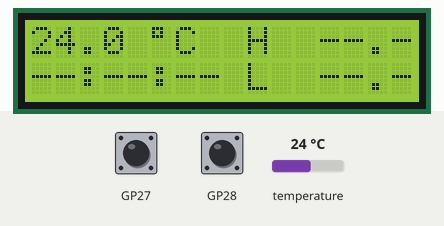
This program was run on a simulated Raspberry Pi Pico running MicroPython. On the bench: 16×2 character LCD. Wiring (from the project's diagram.json): NTC temperature sensor on GP22, green button on GP27, white button on GP28. Inputs (shaded band) come from the test bench; at power-on: temperature 24 °C, GP28 HIGH, GP27 HIGH. The clock reads 2024-03-15 10:24:30 at power-on unless the program sets it; library files of the repository ran but are not shown: machine_i2c_lcd.py; what the program prints to the serial console is not drawn.

Above: at 3.3 s.
3.4 s: temperature set to 12 °C
At 4.9 s:
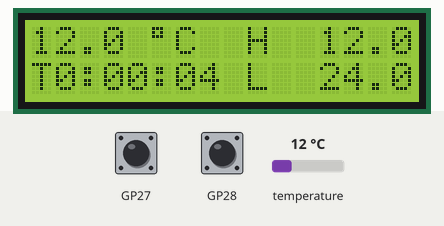
7.4 s: GP28 pulled LOW for 1.2 s
At 10.3 s:
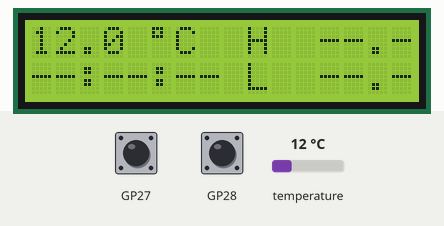
11.0 s: temperature set to 19 °C
At 12.4 s:
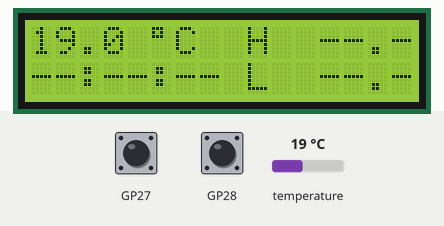
13.1 s: GP28 pulled LOW for 1.2 s
18.3 s: GP28 pulled LOW for 3.2 s
23.0 s: temperature set to 28 °C
At 23.8 s:
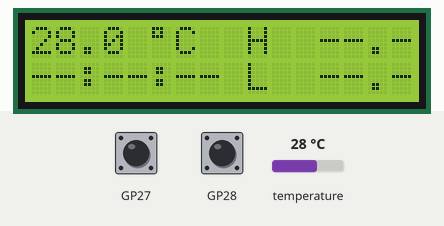
Timing chart, 0 to 25.7 s (numbered marks = the images above; inputs shaded):
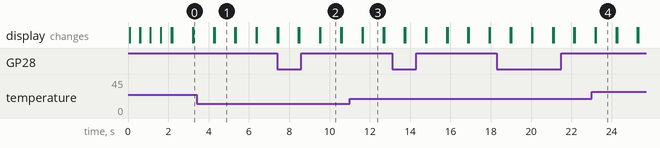

Measured:
- after the input at 7.4 s, the display: first differs from a run without the input after 2.1 s (image 2)
- what the display in image 1 shows lasts 1.0 s, from 4.3 s to 5.3 s

The program:

station.py
```python
# (licence header left out)
from machine import I2C, Pin, Timer
from machine_i2c_lcd import I2cLcd
from temperature_meter import temperature_meter
import time

BACKLIGHT_ON_IN_SECONDS         = 6.0
READY_AFTER_RESET_IN_SECONDS    = 3.0
REFRESH_INTERVAL_IN_SECONDS     = 1.0
KEEP_BACKLIGHT_ON               = True

GPIO_LCD_SDA            = 20
GPIO_LCD_SCL            = 21
GPIO_DS18X20            = 22
GPIO_BUTTON_BACKLIGHT   = 27
GPIO_BUTTON_RESET       = 28

CHAR_DEGREE = chr(0xdf)

sensor = temperature_meter(GPIO_DS18X20)
lcd: I2cLcd | None

try:
    i2c = I2C(0, scl = Pin(GPIO_LCD_SCL), sda = Pin(GPIO_LCD_SDA), freq = 400000)
    lcd = I2cLcd(i2c, 0x27, 2, 16)
except OSError:
    print('No LCD Display')
    lcd = None

if lcd:
    if KEEP_BACKLIGHT_ON:
        lcd.backlight_on()
    else:
        lcd.backlight_off()

def write_lcd(str, also_print = False) -> None:
    if lcd:
        lcd.clear()
        lcd.putstr(str)
    if lcd == None or also_print:
        print(str)

tim = Timer()
def run_backlight_timer() -> None:
    if lcd == None or KEEP_BACKLIGHT_ON:
        return
    lcd.backlight_on()
    tim.deinit()
    tim.init(
        period = int(BACKLIGHT_ON_IN_SECONDS * 1000),
        mode = Timer.ONE_SHOT,
        callback = lambda t: lcd.backlight_off()
    )

def get_time_str(seconds: int) -> str:
    # After reaching 9:59:59, overflow to 0:00:00
    seconds %= (9*3600 + 60*60)
    sec = seconds % 60
    min = int(seconds/60) % 60
    hour = int(seconds/3600) % 3600
    return 'T{:01}:{:02}:{:02}'.format(hour, min, sec)

def get_temp_str(temp: float) -> str:
    return '{:5.1f}'.format(temp)

button_backlight = Pin(GPIO_BUTTON_BACKLIGHT, Pin.IN, Pin.PULL_UP)
button_backlight.irq(lambda pin: run_backlight_timer(), Pin.IRQ_RISING)

button_reset = Pin(GPIO_BUTTON_RESET, Pin.IN, Pin.PULL_UP)
button_reset.irq(lambda pin: sensor.reset(), Pin.IRQ_RISING)

run_backlight_timer()
for i in range(1, 5):
    write_lcd('.' * i)
    time.sleep(0.5)

print('Starting...')
while True:
    time_diff = sensor.get_elapsed_time()
    is_ready = time_diff > READY_AFTER_RESET_IN_SECONDS
    temp = sensor.read_temperature()
    is_valid_reading = isinstance(temp, float)
    if sensor.is_initialized() and is_valid_reading:
        cur_temp, min_temp, max_temp = sensor.get_temps()
        reading = '{:<5.1f}{}C  H {}\n{} L {}'\
            .format(
                cur_temp,
                CHAR_DEGREE,
                get_temp_str(min_temp) if is_ready else ' --.-',
                get_time_str(time_diff) if is_ready else '--:--:--',
                get_temp_str(max_temp) if is_ready else ' --.-',
            )
        write_lcd(reading)
    elif is_valid_reading == False:
        write_lcd('No sensor', True)
        sensor.init_sensor()
    time.sleep(REFRESH_INTERVAL_IN_SECONDS)
```

temperature_meter.py
```python
# (licence header left out)
from machine import Pin
import onewire, ds18x20, time

class temperature_meter:

    def __init__(self, pin: int):
        self._pin = pin
        self._sensor: ds18x20.DS18X20
        self._roms: list[object]
        self._initialized = False
        self._started_at: int
        self._cur = 0.0
        self._max = -1000.0
        self._min = 1000.0

        self.init_sensor()
        self.reset_elapsed_time()

    def is_initialized(self) -> bool:
        return self._initialized

    def init_sensor(self) -> None:
        self._sensor = ds18x20.DS18X20(onewire.OneWire(Pin(self._pin)))
        self._roms = self._sensor.scan()

    def read_temperature(self) -> float | bool:
        try:
            self._sensor.convert_temp()
            if self._roms and self._roms[0]:
                temp = self._sensor.read_temp(self._roms[0])
            else:
                raise onewire.OneWireError

            # Discard initial read since it often contains value 85.0
            if self._initialized == False:
                self._initialized = True
                return self.read_temperature()
            self._cur = temp
            self._max = max(temp, self._max)
            self._min = min(temp, self._min)
            self._initialized = True
            return temp
        except onewire.OneWireError:
            return False

    def get_temps(self) -> tuple[float, float, float]:
        return (self._cur, self._min, self._max)

    def reset(self) -> None:
        self.reset_elapsed_time()
        self._max = self._cur
        self._min = self._cur

    def reset_elapsed_time(self) -> None:
        self._started_at = time.time()

    def get_elapsed_time(self) -> int:
        return time.time() - self._started_at
```
